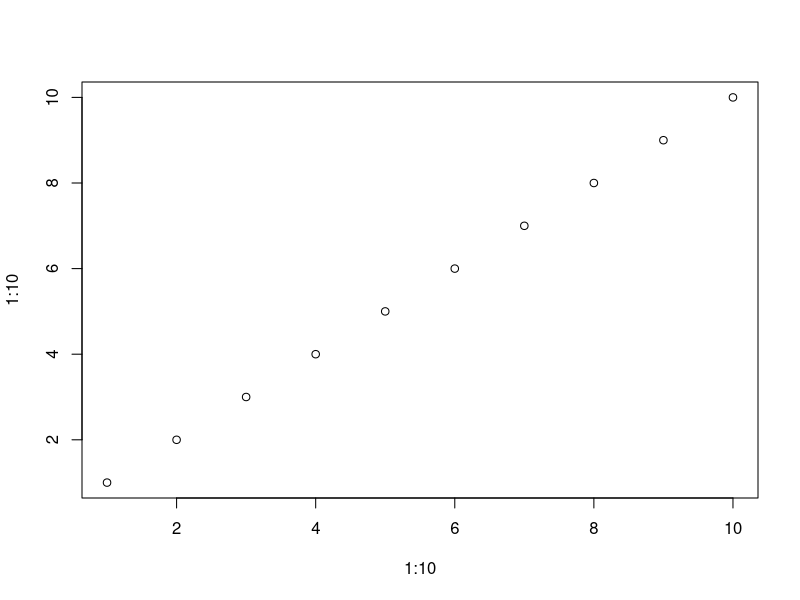
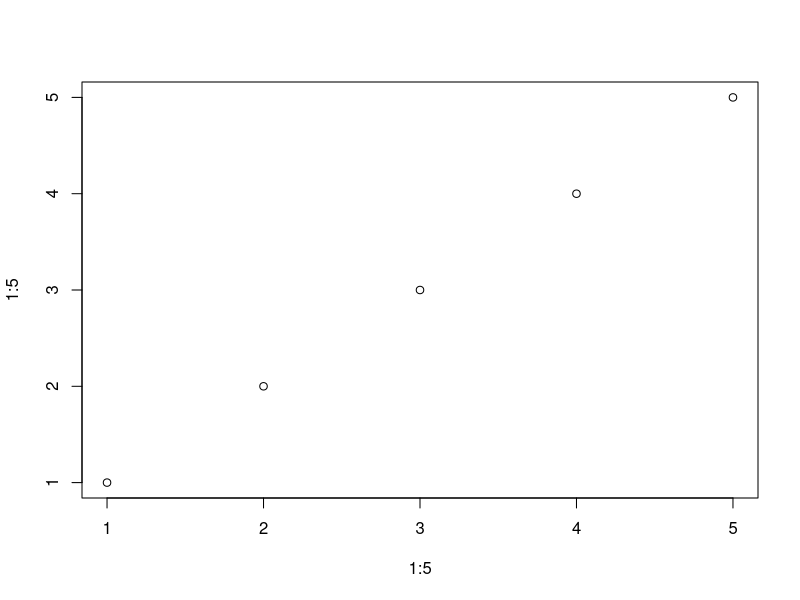
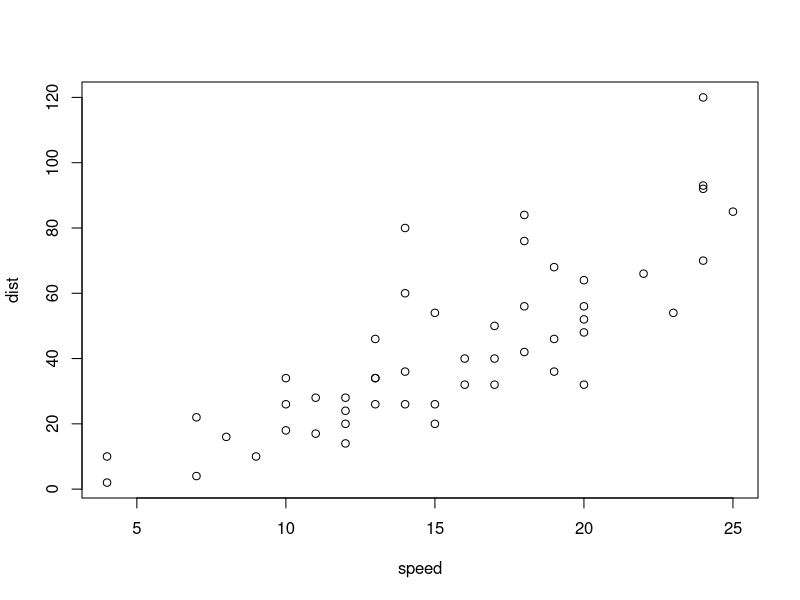

Write R code to recreate these figures, in order.
## ---- chunk 1
summary(cars)
plot(1:10,1:10)
plot(1:5,1:5)
## ---- chunk 2
plot(cars)
